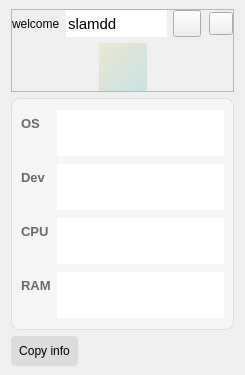
<?xml version="1.0" encoding="UTF-8"?>
<ui version="4.0">
 <class>UserInfoPopup</class>
 <widget class="QWidget" name="UserInfoPopup">
  <property name="geometry">
   <rect>
    <x>0</x>
    <y>0</y>
    <width>245</width>
    <height>375</height>
   </rect>
  </property>
  <property name="windowTitle">
   <string>User</string>
  </property>
  <layout class="QVBoxLayout" name="verticalLayout_2">
   <property name="topMargin">
    <number>9</number>
   </property>
   <property name="bottomMargin">
    <number>9</number>
   </property>
   <item>
    <widget class="QFrame" name="frame">
     <property name="frameShape">
      <enum>QFrame::StyledPanel</enum>
     </property>
     <property name="frameShadow">
      <enum>QFrame::Raised</enum>
     </property>
     <layout class="QVBoxLayout" name="verticalLayout">
      <property name="leftMargin">
       <number>0</number>
      </property>
      <property name="topMargin">
       <number>0</number>
      </property>
      <property name="rightMargin">
       <number>0</number>
      </property>
      <property name="bottomMargin">
       <number>0</number>
      </property>
      <item>
       <layout class="QHBoxLayout" name="horizontalLayout">
        <item>
         <widget class="QLabel" name="label">
          <property name="text">
           <string>welcome</string>
          </property>
         </widget>
        </item>
        <item>
         <widget class="QLineEdit" name="lineEditName">
          <property name="sizePolicy">
           <sizepolicy hsizetype="Preferred" vsizetype="Preferred">
            <horstretch>0</horstretch>
            <verstretch>0</verstretch>
           </sizepolicy>
          </property>
          <property name="minimumSize">
           <size>
            <width>0</width>
            <height>26</height>
           </size>
          </property>
          <property name="toolTip">
           <string>your name</string>
          </property>
          <property name="styleSheet">
           <string notr="true">QLineEdit{
border:none;
font-size:11pt;
}</string>
          </property>
          <property name="text">
           <string>slamdd</string>
          </property>
          <property name="frame">
           <bool>true</bool>
          </property>
          <property name="readOnly">
           <bool>true</bool>
          </property>
         </widget>
        </item>
        <item>
         <widget class="QToolButton" name="btnRename">
          <property name="text">
           <string/>
          </property>
          <property name="icon">
           <iconset>
            <normaloff>:/icons/resources/newIcons/quill_pen_48px.png</normaloff>:/icons/resources/newIcons/quill_pen_48px.png</iconset>
          </property>
          <property name="iconSize">
           <size>
            <width>20</width>
            <height>20</height>
           </size>
          </property>
         </widget>
        </item>
        <item>
         <spacer name="horizontalSpacer_2">
          <property name="orientation">
           <enum>Qt::Horizontal</enum>
          </property>
          <property name="sizeHint" stdset="0">
           <size>
            <width>40</width>
            <height>20</height>
           </size>
          </property>
         </spacer>
        </item>
        <item>
         <widget class="QToolButton" name="btnClose">
          <property name="toolTip">
           <string>close</string>
          </property>
          <property name="text">
           <string/>
          </property>
          <property name="icon">
           <iconset resource="../resource.qrc">
            <normaloff>:/icons/resources/imgs/general_close.png</normaloff>:/icons/resources/imgs/general_close.png</iconset>
          </property>
         </widget>
        </item>
       </layout>
      </item>
      <item>
       <layout class="QHBoxLayout" name="horizontalLayout_2">
        <item>
         <spacer name="horizontalSpacer_4">
          <property name="orientation">
           <enum>Qt::Horizontal</enum>
          </property>
          <property name="sizeHint" stdset="0">
           <size>
            <width>46</width>
            <height>20</height>
           </size>
          </property>
         </spacer>
        </item>
        <item>
         <widget class="QLabel" name="labelPic">
          <property name="minimumSize">
           <size>
            <width>48</width>
            <height>48</height>
           </size>
          </property>
          <property name="maximumSize">
           <size>
            <width>48</width>
            <height>48</height>
           </size>
          </property>
          <property name="styleSheet">
           <string notr="true">background-color: qlineargradient(spread:pad, x1:0, y1:0, x2:1, y2:1, stop:0 rgba(234,229,201, 0.8), stop:1 rgba(108,198,203, 0.3));</string>
          </property>
          <property name="text">
           <string/>
          </property>
          <property name="pixmap">
           <pixmap>:/icons/resources/newIcons/dragon_face_96px.png</pixmap>
          </property>
          <property name="scaledContents">
           <bool>true</bool>
          </property>
         </widget>
        </item>
        <item>
         <spacer name="horizontalSpacer_5">
          <property name="orientation">
           <enum>Qt::Horizontal</enum>
          </property>
          <property name="sizeHint" stdset="0">
           <size>
            <width>58</width>
            <height>20</height>
           </size>
          </property>
         </spacer>
        </item>
       </layout>
      </item>
     </layout>
    </widget>
   </item>
   <item>
    <widget class="QFrame" name="frame_2">
     <property name="styleSheet">
      <string notr="true">QFrame#frame_2{
border:1px solid #DCDCDC;
border-radius:8px;
background-color:#F5F5F5;
}
QLabel{
font-size:10pt;
font-weight:bold;
color:#696969;
}

QPlainTextEdit{
border:none;
}</string>
     </property>
     <property name="frameShape">
      <enum>QFrame::StyledPanel</enum>
     </property>
     <property name="frameShadow">
      <enum>QFrame::Raised</enum>
     </property>
     <layout class="QFormLayout" name="formLayout">
      <item row="0" column="0">
       <widget class="QLabel" name="label_2">
        <property name="styleSheet">
         <string notr="true"/>
        </property>
        <property name="text">
         <string>OS</string>
        </property>
       </widget>
      </item>
      <item row="0" column="1">
       <widget class="QPlainTextEdit" name="editOS">
        <property name="maximumSize">
         <size>
          <width>16777215</width>
          <height>46</height>
         </size>
        </property>
        <property name="readOnly">
         <bool>true</bool>
        </property>
       </widget>
      </item>
      <item row="1" column="0">
       <widget class="QLabel" name="label_3">
        <property name="text">
         <string>Dev</string>
        </property>
       </widget>
      </item>
      <item row="1" column="1">
       <widget class="QPlainTextEdit" name="editDevice">
        <property name="maximumSize">
         <size>
          <width>16777215</width>
          <height>46</height>
         </size>
        </property>
        <property name="readOnly">
         <bool>true</bool>
        </property>
       </widget>
      </item>
      <item row="2" column="0">
       <widget class="QLabel" name="label_5">
        <property name="text">
         <string>CPU</string>
        </property>
       </widget>
      </item>
      <item row="2" column="1">
       <widget class="QPlainTextEdit" name="editCPU">
        <property name="maximumSize">
         <size>
          <width>16777215</width>
          <height>46</height>
         </size>
        </property>
        <property name="readOnly">
         <bool>true</bool>
        </property>
       </widget>
      </item>
      <item row="3" column="0">
       <widget class="QLabel" name="label_4">
        <property name="text">
         <string>RAM</string>
        </property>
       </widget>
      </item>
      <item row="3" column="1">
       <widget class="QPlainTextEdit" name="editRAM">
        <property name="maximumSize">
         <size>
          <width>16777215</width>
          <height>46</height>
         </size>
        </property>
        <property name="readOnly">
         <bool>true</bool>
        </property>
       </widget>
      </item>
     </layout>
    </widget>
   </item>
   <item>
    <layout class="QHBoxLayout" name="horizontalLayout_4">
     <item>
      <widget class="QPushButton" name="btnCopyInfo">
       <property name="styleSheet">
        <string notr="true">QPushButton{
border-radius:4px;
border:none;
background-color: #DCDCDC;
padding:8px;
}
QPushButton:hover{
background-color: #DCDCDC;
}
</string>
       </property>
       <property name="text">
        <string>Copy info</string>
       </property>
      </widget>
     </item>
     <item>
      <spacer name="horizontalSpacer">
       <property name="orientation">
        <enum>Qt::Horizontal</enum>
       </property>
       <property name="sizeHint" stdset="0">
        <size>
         <width>228</width>
         <height>20</height>
        </size>
       </property>
      </spacer>
     </item>
    </layout>
   </item>
  </layout>
 </widget>
 <resources>
  <include location="../resource.qrc"/>
 </resources>
 <connections/>
</ui>
